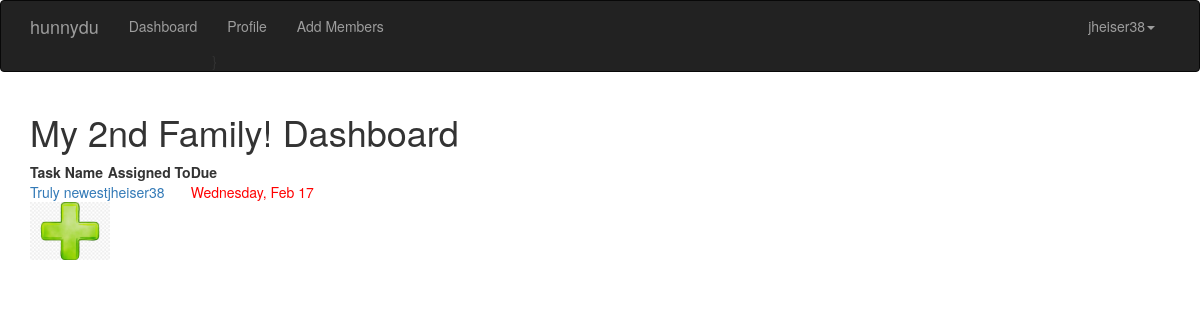
The page /dashboard (signed in) on the database as committed earlier.
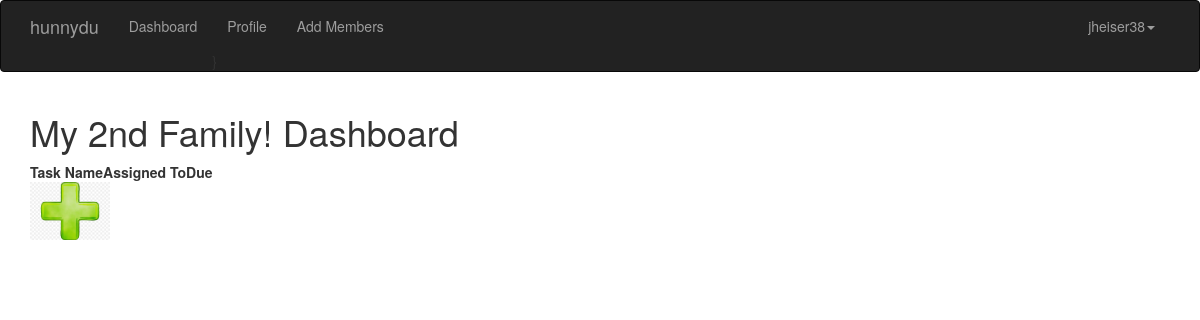
The same page on the database as committed later.
### app/models.py (models this page shows, shortened)
class User(UserMixin,db.Model):
    __tablename__ = 'users'
    id = db.Column(db.Integer, primary_key=True)
    email = db.Column(db.String(64), unique=True, index=True)
    username = db.Column(db.String(64), unique=True, index=True)
    role_id = db.Column(db.Integer, db.ForeignKey('roles.id'))
    confirmed = db.Column(db.Boolean,default=False)
    password_hash = db.Column(db.String(128))
    tasks = db.relationship('Task', backref='assigned_user',lazy='dynamic')
    family_id = db.Column(db.Integer, db.ForeignKey('families.id'))
    def can(self,perm):
        return self.role is not None and self.role.has_permission(perm)
    @property
    def password(self):
        raise AttributeError('Password cannot be read.')

class Family(db.Model):
    __tablename__='families'
    id = db.Column(db.Integer,primary_key=True)
    family_name = db.Column(db.String(64))
    members = db.relationship('User', backref='family',lazy='dynamic')

class Task(db.Model):
    __tablename__='tasks'
    id = db.Column(db.Integer,primary_key=True)
    taskname = db.Column(db.String(64))
    period = db.Column(db.String(7))
    assigned_user_id = db.Column(db.Integer, db.ForeignKey('users.id'))
    next_due = db.Column(db.DateTime())
    subtasks = db.relationship('Subtask', backref='task',lazy='dynamic')

### app/main/views.py (the view)
@main.route('/dashboard')
@login_required
def dashboard():
    tasks = Task.query.join(User, User.id == Task.assigned_user_id)\
            .filter(User.family_id == current_user.family_id).order_by(Task.next_due.asc()).all()
    return render_template('dashboard.html', tasks=tasks, today=datetime.today())

### app/auth/views.py (called while the page is built)
@auth.before_app_request
def before_request():
    if current_user.is_authenticated:
        if not current_user.confirmed and \
            request.endpoint and \
            request.blueprint != 'auth' and \
            request.endpoint != 'static':
            return redirect(url_for('auth.unconfirmed'))

### app/main/__init__.py (called while the page is built)
@main.app_context_processor
def inject_permissions():
    return dict(Permission=Permission)

### app/models.py (called while the page is built)
@login_manager.user_loader
def load_user(user_id):
    return User.query.get(int(user_id))

    def has_permission(self,perm):
        return self.permissions & perm == perm

### app/templates/dashboard.html (shortened to what this page needs)
{% extends "base.html" %}
{% import "bootstrap/wtf.html" as wtf %}
{% block page_content %}
{% if current_user.family %}
  <h1> {{current_user.family.family_name}} Dashboard </h1>
  <table>
    <thead><tr><th>Task Name</th><th>Assigned To</th><th>Due</th></tr></thead>
    {% for task in tasks %}
      <tr>
        <td>
          <a href="{{url_for('main.task',id=task.id)}}">{{task.taskname}}</a>
        </td>
        <td><a href="{{url_for('main.profile',id=task.assigned_user_id)}}">
            {{task.assigned_user.username}}</a></td>
        <td>
          {% if task.next_due.date() < today.date() %}
            <div style="color:red;">{{task.next_due.strftime("%A, %b %d")}}</div>
          {% else %}
            {{task.next_due.strftime("%A, %b %d")}}
          {% endif %}
        </td>
      </tr>
    {% endfor %}
  </table>
  {% if current_user.can(Permission.CREATE) %}
  <a href="{{url_for('main.new_task')}}">
    <img src="{{ url_for('static', filename='plus_sign.jpg') }}" style="width:7%;">
  </a>
  {% endif %}
{% else %}
  <h2>Not part of a family?</h2>
  <a href="{{url_for('auth.join_family')}}">Join a Family!</a>
  <p>or</p>
  <a href="{{url_for('auth.create_family')}}">Create a Family!</a>
{% endif %}
{% endblock %}

### app/templates/base.html (shortened to what this page needs)
{% extends "bootstrap/base.html" %}
{% block head %}
{{ super() }}
<link rel="stylesheet" type="text/css" href="{{ url_for('static', filename='styles.css') }}">
{% endblock %}
{% block navbar %}
<div class="navbar navbar-inverse" role="navigation">
    <div class="container">
        <div class="navbar-header">
            <a class="navbar-brand" href="/">hunnydu</a>
        </div>
        <div class="navbar-collapse collapse">
            <ul class="nav navbar-nav">
                <li><a href="{{url_for('main.dashboard')}}">Dashboard</a></li>
                {% if current_user.is_authenticated %}
                <li>
                  <a href="{{url_for('main.profile',id=current_user.id)}}">
                    Profile
                  </a>}
                </li>
                {% endif %}
                {% if current_user.can(Permission.ADD_USER) %}
                <li>
                  <a href="{{url_for('auth.send_family_email')}}">Add Members</a>
                </li>
                {% endif %}
            </ul>
            <ul class="nav navbar-nav navbar-right">
              {% if current_user.is_authenticated %}
                <li class="dropdown">
                    <a href="#" class="dropdown-toggle" data-toggle="dropdown">{{current_user.username}}<b class="caret"></b></a>
                </li>
              {% else %}
                <li><a href="{{ url_for('auth.login') }}">Log In</a></li>
              {% endif %}
            </ul>
        </div>
    </div>
</div>
{% endblock %}
{% block content %}
<div class="container">
    {% block page_content %}{% endblock %}
</div>
{% endblock %}

Rows that differ between the two databases and show on the page:
removed Task: taskname "Truly newest", assigned_user.username "jheiser38", next_due "Wednesday, Feb 17"
